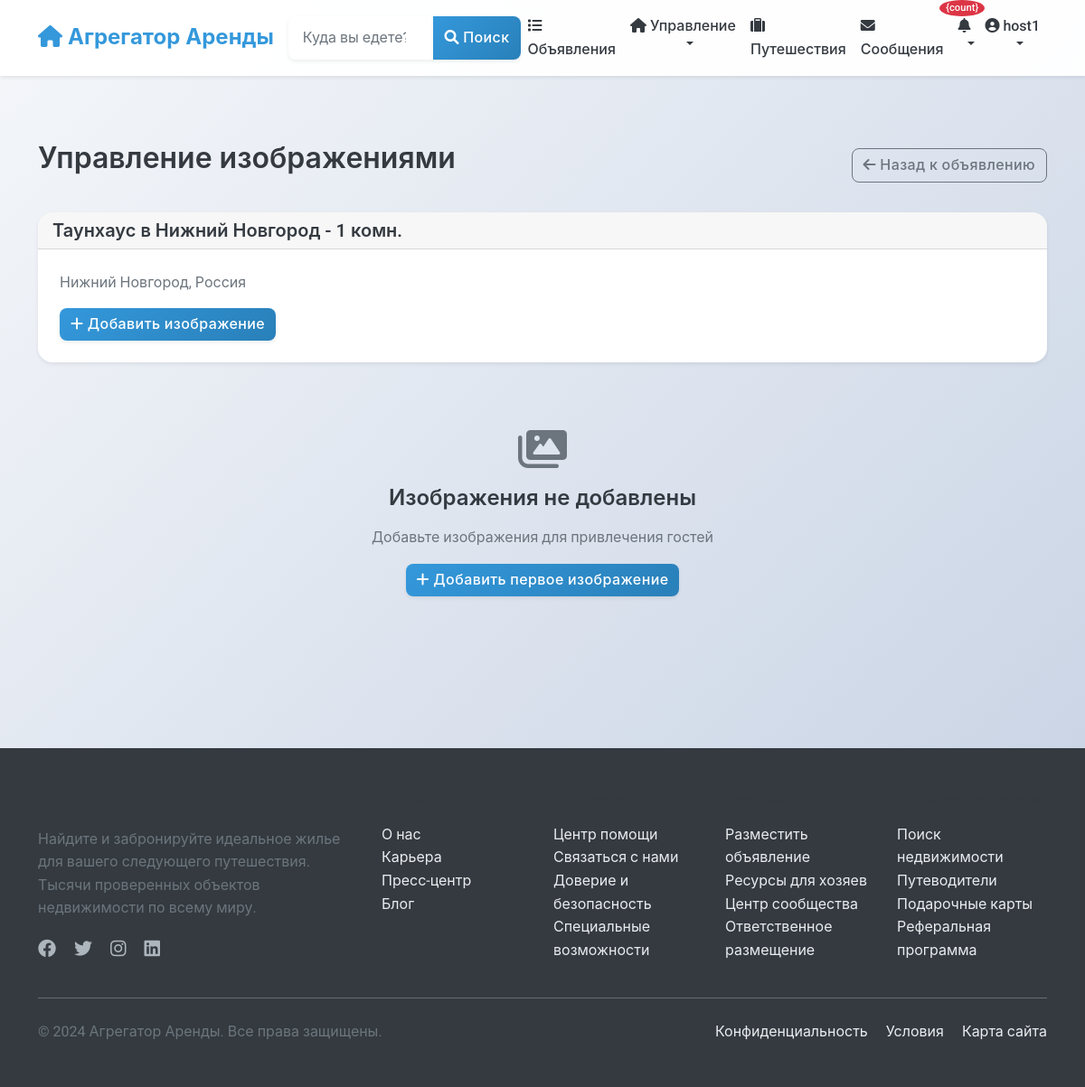
The page /listings/listing/14/images/ (signed in) on the database as committed earlier.
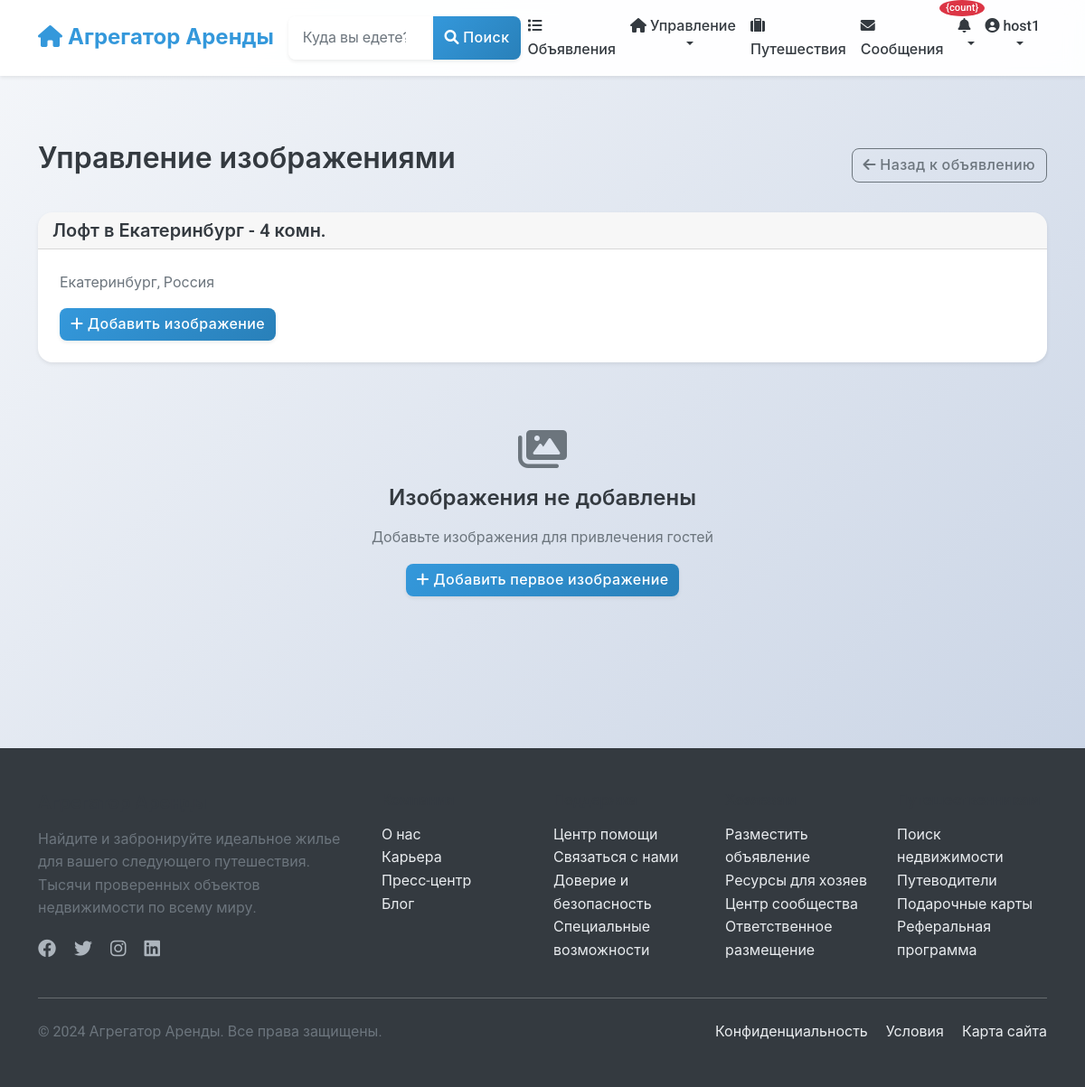
The same page on the database as committed later.
### listings/models.py (models this page shows, shortened)
class Listing(models.Model):
    title = models.CharField(_("Title"), max_length=100)
    description = models.TextField(_("Description"))
    address = models.CharField(_("Address"), max_length=255)
    city = models.CharField(_("City"), max_length=100)
    state = models.CharField(_("State/Province"), max_length=100)
    country = models.CharField(_("Country"), max_length=100)
    zip_code = models.CharField(_("ZIP/Postal Code"), max_length=20)
    latitude = models.DecimalField(_("Latitude"), max_digits=10, decimal_places=7, null=True, blank=True)
    longitude = models.DecimalField(_("Longitude"), max_digits=10, decimal_places=7, null=True, blank=True)
    price_per_night = models.DecimalField(_("Price per night"), max_digits=10, decimal_places=2)
    cleaning_fee = models.DecimalField(_("Cleaning fee"), max_digits=10, decimal_places=2, default=0)
    service_fee = models.DecimalField(_("Service fee"), max_digits=10, decimal_places=2, default=0)
    bedrooms = models.PositiveSmallIntegerField(_("Bedrooms"))
    bathrooms = models.DecimalField(_("Bathrooms"), max_digits=3, decimal_places=1)
    accommodates = models.PositiveSmallIntegerField(_("Accommodates"))
    property_type = models.CharField(_("Property type"), max_length=50)
    image_urls = models.JSONField(_("Image URLs"), default=list, null=True, blank=True)
    verification_video = models.FileField(
        _("Verification Video"),
        upload_to='verification_videos/',
        null=True,
        blank=True,
        help_text=_("Video proof of property compliance (max 250MB, for moderation only)")
    )
    amenities = models.JSONField(_("Amenities"), default=list)
    house_rules = models.TextField(_("House rules"), blank=True)
    check_in_time = models.TimeField(_("Check-in time"), null=True, blank=True)
    check_out_time = models.TimeField(_("Check-out time"), null=True, blank=True)
    minimum_nights = models.PositiveSmallIntegerField(_("Minimum nights"), default=1)
    maximum_nights = models.PositiveSmallIntegerField(_("Maximum nights"), default=30)
    is_active = models.BooleanField(_("Is active"), default=True)
    is_approved = models.BooleanField(_("Is approved"), default=False)
    host = models.ForeignKey(
        settings.AUTH_USER_MODEL,
        on_delete=models.CASCADE,
        related_name='listings'
    )
    created_at = models.DateTimeField(_("Created at"), auto_now_add=True)
    updated_at = models.DateTimeField(_("Updated at"), auto_now=True)
    class Meta:
        verbose_name = _("Listing")
        verbose_name_plural = _("Listings")
        ordering = ['-created_at', '-id']
        ordering = ['-created_at']

### listings/views.py (the view)
# urls.py: path('listing/<int:pk>/images/', views.manage_listing_images, name='listing_images'),
@login_required
def manage_listing_images(request, pk):
    listing = get_object_or_404(Listing, pk=pk, host=request.user)
    return render(request, 'listings/manage_images.html', {
        'listing': listing
    })

### notifications/templatetags/notify_tags.py (called while the page is built)
@register.simple_tag(takes_context=True)
def notification_count(context):
    user = context['request'].user
    if user.is_authenticated:
        count = user.notifications.filter(is_read=False).count()
        return count
    return 0

### listings/templates/listings/manage_images.html (shortened to what the changed rows need)
{% extends 'base.html' %}
{% load static %}
{% block content %}
<div class="container my-5">
    <div class="row">
        <div class="col-12">
            <div class="d-flex justify-content-between align-items-center mb-4">
                <h2>Управление изображениями</h2>
            </div>
            <div class="card mb-4">
                <div class="card-header">
                    <h5 class="mb-0">{{ listing.title }}</h5>
                </div>
                <div class="card-body">
                    <p class="text-muted">{{ listing.city }}, {{ listing.country }}</p>
                    <a href="{% url 'listings:add_listing_image' pk=listing.pk %}" class="btn btn-primary">
                        <i class="fas fa-plus"></i> Добавить изображение
                    </a>
                </div>
            </div>
        </div>
    </div>
</div>
{% endblock %}

Rows that differ between the two databases and show on the page:
changed Listing "Россия": title "Таунхаус в Нижний Новгород - 1 комн." → "Лофт в Екатеринбург - 4 комн."; city "Нижний Новгород" → "Екатеринбург"
